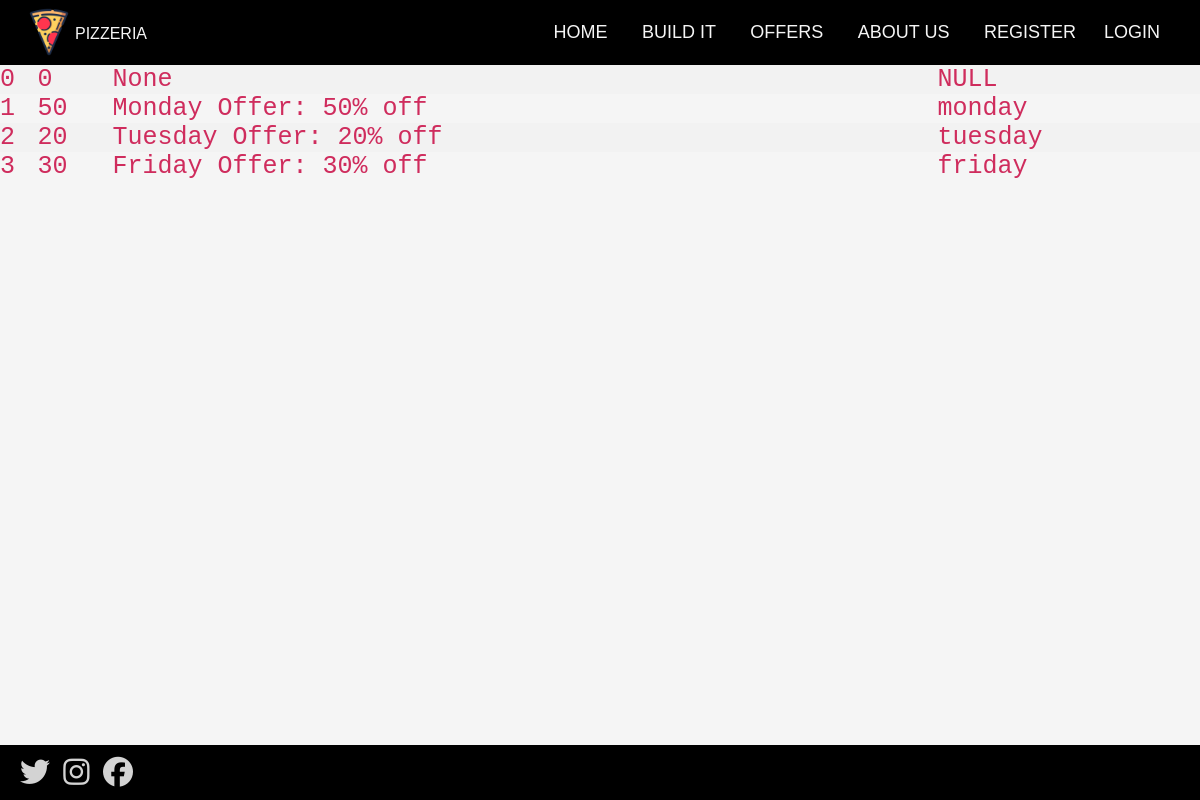
Page /project/offer.php on the committed database.
### tables this page shows
CREATE TABLE `offer_table` (
  `Offer_ID` int(11) NOT NULL,
  `Offer_Discount` int(5) NOT NULL,
  `Offer_Desc` varchar(50) NOT NULL,
  `Offer_Day` varchar(25) DEFAULT NULL
);

### project/offer.php (the view, shortened to what this page needs)
<!DOCTYPE html>
<html lang="en">
<head>
    <link rel="stylesheet" href="headerfootercss.css">
    <link rel="stylesheet" href="offer.css">
    <link rel="stylesheet" href="https://maxcdn.bootstrapcdn.com/font-awesome/4.4.0/css/font-awesome.min.css">
</head>
<body>
    <nav>
        <img src="logo.png">
        <div class="pizzaName">
            PIZZERIA
        </div>
        <ul>
            <li><a href="..\Nan_home_web\Homepage.php">HOME</a></li>
            <li><a href="..\Nan_home_web\BuildIT_1.php">BUILD IT</a></li>
            <li><a href="offer.php">OFFERS</a></li>
            <li><a href="about_us.php">ABOUT US</a></li>
            <?php
                if (isset($_SESSION['cust_name'])) {
                    echo "<li><a href=\"..\Nan_home_web\accountpage.php\">".$_SESSION['cust_name']."'s ACCOUNT</a></li>";
                } else {
                    echo "<li><a href=\"../Nan_home_web/login_reg/registration.html\">REGISTER</a> <:) </style> <a href=\"../Nan_home_web/login.php\"> LOGIN</a></li>";
                }
            ?>
        </ul>
    </nav>
          <table >
          <?php
          $conn = mysqli_connect("localhost","root","","dbms_project");
          $sql="select Offer_ID, Offer_Discount, Offer_Desc, Offer_Day from Offer_table ";
          $result=$conn-> query($sql);
          if ($result-> num_rows > 0){
            while($row = $result-> fetch_assoc()) {
              echo "<tr>
              <td>".$row["Offer_ID"]."</td>
              <td>".$row["Offer_Discount"]."</td>
              <td>".$row["Offer_Desc"]."</td>
              <td>".$row["Offer_Day"]."</td>
               </tr>";
            }
            echo "</table>";
          } else {
            echo "0 result";
          }
          ?>
    <div class="social" style="position: fixed;bottom: 0px;">
        <a href="#"><i class="fab fa-twitter" style="color: lightgrey; font-size: 30px;"></i>
        </a> &nbsp;
        <a href="#"><i class="fab fa-instagram" style="color: lightgrey; font-size: 30px;"></i>
        </a> &nbsp;
        <a href="#"><i class="fab fa-facebook" style="color: lightgrey; font-size: 30px;"></i>
        </a>
    </div>
</body>
</html>

### Nan_home_web/headerfootercss.css (style rules this page uses)
* { box-sizing: border-box; margin: 0; padding: 0; list-style: none; text-decoration: none; }
body { margin: 0; padding: 0; height: 100vh; justify-content: center; align-items: center; background: white; font-family: 'Trebuchet MS', sans-serif; }
nav { height: 65px; background: black; }
.pizzaName { text-align: left; color: whitesmoke; margin-left: 75px; margin-top: 25px; position: absolute; }
nav img { width: 50px; position: absolute; top: 7px; left: 2%; }
nav ul { float: right; margin-right: 25px; }
nav ul li { display: inline-block; line-height: 65px; margin: 0 15px; }
nav ul li a { position: relative; color: whitesmoke; font-size: 18px; padding: 5px 0; text-transform: uppercase; }
nav ul li a:before { position: absolute; content: ''; left: 0; bottom: 0; height: 3px; width: 100%; background: whitesmoke; transform: scaleX(0); transform-origin: right; transition: transform .2s linear; }
.social { height: 55px; background: black; padding-left: 20px; padding-top: 12px; width: 100%; }

### project/offer.css (style rules this page uses)
* { box-sizing: border-box; margin: 0; padding: 0; list-style: none; text-decoration: none; }
body { margin: 0; padding: 0; height: 100%; justify-content: center; align-items: center; background: whitesmoke; }
nav { height: 65px; background: black; }
.pizzaName { text-align: left; color: whitesmoke; margin-left: 75px; margin-top: 25px; position: absolute; }
nav img { width: 50px; position: absolute; top: 7px; left: 2%; }
nav ul { float: right; margin-right: 25px; }
nav ul li { display: inline-block; line-height: 65px; margin: 0 15px; }
nav ul li a { position: relative; color: whitesmoke; font-size: 18px; padding: 5px 0; text-transform: uppercase; }
table { border-collapse: collapse; width: 100%; color: #cf2c5d; font-family: monospace; font-size: 25px; text-align: left; }
tr:nth-child(even) { background-color: #f2f2f2; }
.social { height: 55px; background: black; padding-left: 20px; padding-top: 12px; width: 100%; }

### rows in the picture
offer_table: Offer_ID "0", Offer_Discount "0", Offer_Desc "None", Offer_Day "NULL"
offer_table: Offer_ID "1", Offer_Discount "50", Offer_Desc "Monday Offer: 50% off", Offer_Day "monday"
offer_table: Offer_ID "2", Offer_Discount "20", Offer_Desc "Tuesday Offer: 20% off", Offer_Day "tuesday"
offer_table: Offer_ID "3", Offer_Discount "30", Offer_Desc "Friday Offer: 30% off", Offer_Day "friday"
